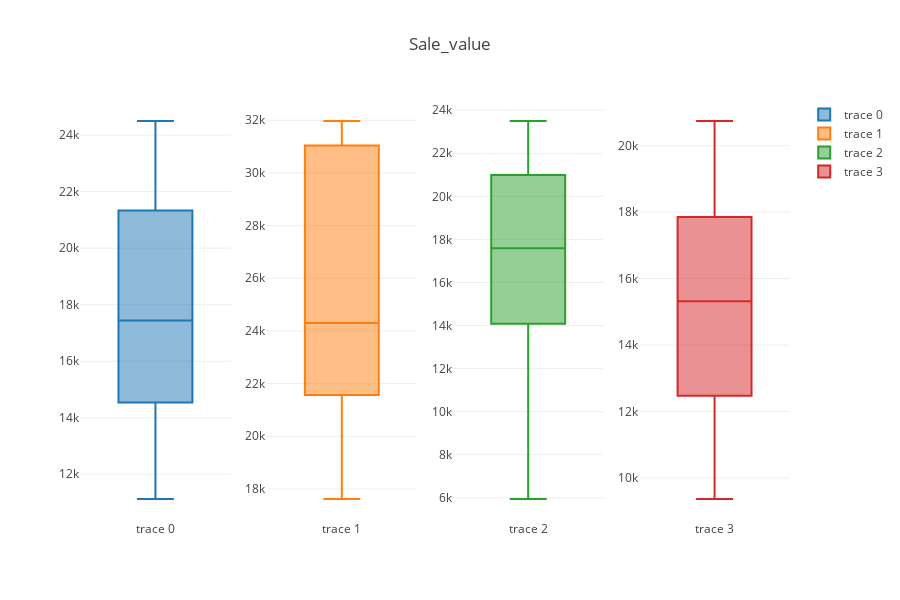

The notebook cell saved with this chart:
### Code cell
trace0 =  go.Box(
    y=df2.loc[df2["group"]==0,"Sale_value"]
)
trace1 =  go.Box(
    y=df2.loc[df2["group"]==1,"Sale_value"]
)
trace2 =  go.Box(
    y=df2.loc[df2["group"]==2,"Sale_value"]
)
trace3 =  go.Box(
    y=df2.loc[df2["group"]==3,"Sale_value"]
)


data = [trace0,trace1,trace2,trace3]
fig = tools.make_subplots(rows=1, cols=4)

fig.append_trace(trace0,1,1)
fig.append_trace(trace1,1,2)
fig.append_trace(trace2,1,3)
fig.append_trace(trace3,1,4)


fig['layout'].update(height=600, width=900, title='Sale_value')
iplot(fig)
# Do this for every variables

### Figure 1 — Plotly figure (JSON) as saved in the notebook; plotly's stock layout.template omitted (floating-point values rounded to 4 significant figures)
{"data": [{"type": "box", "xaxis": "x1", "y": [11124, 11132, 14475, 14555, 15497, 17387, 17442, 19487, 19807, 21130, 21936, 22237, 24501], "yaxis": "y1"}, {"type": "box", "xaxis": "x2", "y": [17619, 22879, 24297, 30727, 31971], "yaxis": "y2"}, {"type": "box", "xaxis": "x3", "y": [11238, 11913, 14798, 16651, 16706, 17594, 18324, 18946, 20598, 22179, 23121, 23500, 5942], "yaxis": "y3"}, {"type": "box", "xaxis": "x4", "y": [11771, 11967, 12980, 14363, 14724, 15912, 17183, 17560, 18139, 20714, 20742, 9365], "yaxis": "y4"}], "layout": {"height": 600, "title": "Sale_value", "width": 900, "xaxis1": {"anchor": "y1", "domain": [0, 0.2125]}, "xaxis2": {"anchor": "y2", "domain": [0.2625, 0.475]}, "xaxis3": {"anchor": "y3", "domain": [0.525, 0.7375]}, "xaxis4": {"anchor": "y4", "domain": [0.7875, 1]}, "yaxis1": {"anchor": "x1", "domain": [0, 1]}, "yaxis2": {"anchor": "x2", "domain": [0, 1]}, "yaxis3": {"anchor": "x3", "domain": [0, 1]}, "yaxis4": {"anchor": "x4", "domain": [0, 1]}}}
